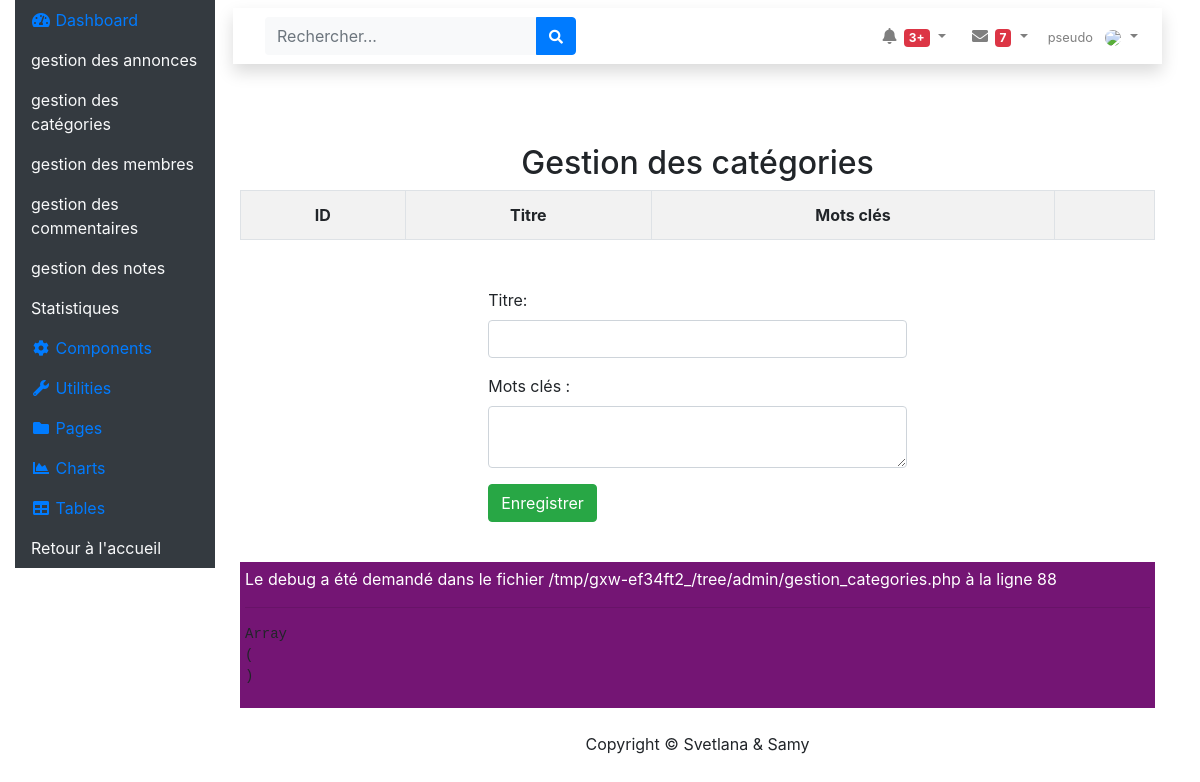
Before: /admin/gestion_categories.php with the older database file.
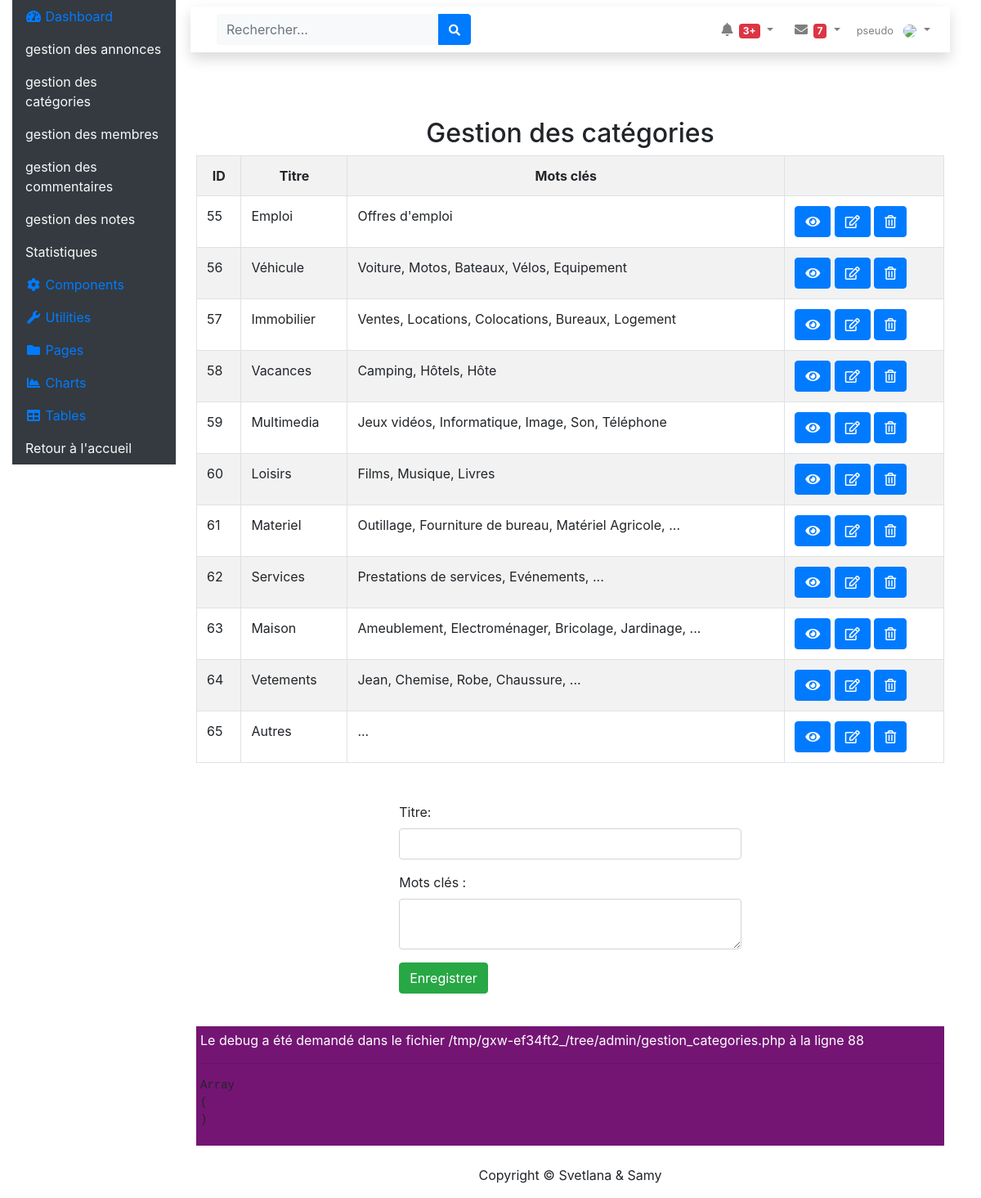
After: the same page with the newer database file.
### tables this page shows
CREATE TABLE IF NOT EXISTS `categorie` (
  `id_categorie` int(3) NOT NULL AUTO_INCREMENT,
  `titre` varchar(255) NOT NULL,
  `motcles` text NOT NULL,
  PRIMARY KEY (`id_categorie`)
);

### admin/gestion_categories.php (the view, shortened to what this page needs)
<?php
require_once __DIR__ . '/../assets/config/configurationprincipale.php';
    $query = 'SELECT * FROM categorie';
    $stmt = $pdo->query($query);
    $details = $stmt->fetchAll();
include __DIR__ . '/../assets/includes/header_admin.php';
?>
<h2 class="text-center">Gestion des catégories</h2>
        <table class="table table-bordered table-striped table-hover">
            <tr class="text-center">
                <th>ID</th>
                <th>Titre</th>
                <th>Mots clés</th>
                <th></th>
            </tr>
            <?php foreach ($details as $detail) : ?>
                <tr>
                    <td><?=$detail['id_categorie']?></td>
                    <td><?= htmlspecialchars($detail['titre']); ?></td>
                    <td><?= htmlspecialchars($detail['motcles']); ?></td>
                    <td>
                        <a class="btn btn-primary" id="btnVoir" href="fiche_categorie.php?id=<?= $detail['id_categorie'] ?>" role="button"><i class="fa fa-eye" aria-hidden="true"></i></a>
                        <a class="btn btn-primary" id="btnEdit" href="fiche_categorie.php?id=<?= $detail['id_categorie'] ?>" role="button"><i class="far fa-edit" aria-hidden="true"></i></a>
                        <a class="btn btn-primary"  id="btnSuppr" href="fiche_categorie.php?id=<?= $detail['id_categorie'] ?>" role="button"><i class="far fa-trash-alt" aria-hidden="true"></i></a>
                    </td>
                </tr>
            <?php endforeach; ?>
        </table>
        <div class="row  mt-4 p-4">
            <div class="col-md-6 offset-3">
                <form action="gestion_categories.php" method="post" >
                        <div class="form-group">
                            <label>Titre:</label>
                            <input type="text" class="form-control" name="titre" />
                        </div>
                        <div class="form-group">
                            <label>Mots clés :</label>
                            <textarea class="form-control" name="motcles" ></textarea>
                        </div>
                        <div class="form-group">
                        <input type="submit" class="btn btn-success" name="enregistrer" value="Enregistrer" />
                        </div>
                </form>
            </div>
        </div>
<?php
debug($_POST);
include __DIR__ . '/../assets/includes/footer_admin.php';
?>

### assets/includes/header_admin.php (shortened to what this page needs)
<!doctype html>
<html lang="en">
    <head>
    <link href="https://use.fontawesome.com/releases/v5.0.8/css/all.css" rel="stylesheet">
    <link rel="stylesheet" href="https://stackpath.bootstrapcdn.com/bootstrap/4.3.1/css/bootstrap.min.css">
    </head>
    <body>
<body class="container-fluid d-flex flex-column flex-lg-row ">
    <nav class="navPerso container-fluid col col-lg-2 navbar navbar-expand-lg m-0 p-0 position-fixed">
      <div class=" collapse navbar-collapse" id="navbarTogglerDemo01">
      <ul class="nav bg-dark">
            <li class="nav-item active">
                <a class="nav-link" href="index.html">
                <i class="fas fa-fw fa-tachometer-alt"></i>
                <span>Dashboard</span></a>
            </li>
            <li class="nav-item">
                <a class="nav-link text-light" href="gestion_annonces.php">gestion des annonces</a>
            </li>
            <li class="nav-item">
                <a class="nav-link text-light" href="gestion_categories.php">gestion des catégories</a>
                </li>
            <li class="nav-item">
                <a class="nav-link text-light" href="gestion_membres.php">gestion des membres</a>
                </li>
            <li class="nav-item">
                <a class="nav-link text-light" href="gestion_commentaires.php">gestion des commentaires</a>
                </li>
            <li class="nav-item">
                <a class="nav-link text-light" href="gestion_notes.php">gestion des notes</a>
            </li>
            <li class="nav-item">
                <a class="nav-link text-light" href="statistiques.php">Statistiques</a>
            </li>
            <li class="nav-item">
                <a class="nav-link collapsed" href="#" data-toggle="collapse" data-target="#collapseTwo" aria-expanded="true" aria-controls="collapseTwo">
                <i class="fas fa-fw fa-cog"></i>
                <span>Components</span>
                </a>
            </li>
            <li class="nav-item">
                <a class="nav-link collapsed" href="#" data-toggle="collapse" data-target="#collapseUtilities" aria-expanded="true" aria-controls="collapseUtilities">
                <i class="fas fa-fw fa-wrench"></i>
                <span>Utilities</span>
                </a>
            </li>
            <li class="nav-item">
                <a class="nav-link collapsed" href="#" data-toggle="collapse" data-target="#collapsePages" aria-expanded="true" aria-controls="collapsePages">
                <i class="fas fa-fw fa-folder"></i>
                <span>Pages</span>
                </a>
            </li>
            <li class="nav-item">
                <a class="nav-link" href="charts.html">
                <i class="fas fa-fw fa-chart-area"></i>
                <span>Charts</span></a>
            </li>
            <li class="nav-item">
                <a class="nav-link" href="tables.html">
                <i class="fas fa-fw fa-table"></i>
                <span>Tables</span></a>
            </li>
            <li class="nav-item">
            <a class="nav-link text-light" href="../">Retour à l'accueil</a>
            </li>
        </ul>
      </div>
    </nav>
  <div class="corps col col-lg-10 offset-2 my-lg-0 ">
    <header class="container-fluid p-2">
        <nav class="navbar navbar-expand navbar-light bg-white topbar mb-4 static-top shadow">
            <form class="d-none d-sm-inline-block form-inline mr-auto ml-md-3 my-2 my-md-0 mw-100 navbar-search">
            <div class="input-group">
                <input type="text" class="form-control bg-light border-0 small" placeholder="Rechercher..." aria-label="Recherche" aria-describedby="basic-addon2">
                <div class="input-group-append">
                <button class="btn btn-primary" type="button">
                    <i class="fas fa-search fa-sm"></i>
                </button>
                </div>
            </div>
            </form>
            <ul class="navbar-nav ml-auto">
                <li class="nav-item dropdown no-arrow mx-1">
                    <a class="nav-link dropdown-toggle" href="#" id="alertsDropdown" role="button" data-toggle="dropdown" aria-haspopup="true" aria-expanded="false">
                    <i class="fas fa-bell fa-fw"></i>
                    <span class="badge badge-danger badge-counter">3+</span>
                    </a>
                </li>
                <li class="nav-item dropdown no-arrow mx-1">
                    <a class="nav-link dropdown-toggle" href="#" id="messagesDropdown" role="button" data-toggle="dropdown" aria-haspopup="true" aria-expanded="false">
                    <i class="fas fa-envelope fa-fw"></i>
                    <span class="badge badge-danger badge-counter">7</span>
                    </a>
                </li>
                <li class="nav-item dropdown no-arrow">
                    <a class="nav-link dropdown-toggle" href="#" id="userDropdown" role="button" data-toggle="dropdown" aria-haspopup="true" aria-expanded="false">
                    <span class="mr-2 d-none d-lg-inline text-gray-600 small">pseudo</span>
                    <img class="img-profile rounded-circle" src="https://source.unsplash.com/QAB-WJcbgJk/60x60">
                    </a>
                </li>
            </ul>
        </nav>
    </header>
    <main class="container-fluid">

### assets/config/fonctions.php (shortened to what this page needs)
<?php
function debug($var){
	echo '<div style="background:#' . rand(111111, 999999) . '; color: white; padding: 5px;">';
	$trace = debug_backtrace();
	$info = array_shift($trace);
	echo 'Le debug a été demandé dans le fichier ' . $info['file'] .  ' à la ligne '. $info['line'] . '<hr/>';
	echo '<pre>';
	print_r($var);
	echo '</pre>';
	echo '</div>';
}

### assets/includes/footer_admin.php (shortened to what this page needs)
    <footer class="pt-4">
      <p class="col text-center">Copyright &copy; Svetlana & Samy</p>
    </footer>
  </body>
</html>

Changed rows visible on the page:
added categorie: id_categorie "55", titre "Emploi", motcles "Offres d'emploi"
added categorie: id_categorie "56", titre "Véhicule", motcles "Voiture, Motos, Bateaux, Vélos, Equipement"
added categorie: id_categorie "57", titre "Immobilier", motcles "Ventes, Locations, Colocations, Bureaux, Logement"
added categorie: id_categorie "58", titre "Vacances", motcles "Camping, Hôtels, Hôte"
added categorie: id_categorie "59", titre "Multimedia", motcles "Jeux vidéos, Informatique, Image, Son, Téléphone"
added categorie: id_categorie "60", titre "Loisirs", motcles "Films, Musique, Livres"
added categorie: id_categorie "61", titre "Materiel", motcles "Outillage, Fourniture de bureau, Matériel Agricole, ..."
added categorie: id_categorie "62", titre "Services", motcles "Prestations de services, Evénements, ..."
added categorie: id_categorie "63", titre "Maison", motcles "Ameublement, Electroménager, Bricolage, Jardinage, ..."
added categorie: id_categorie "64", titre "Vetements", motcles "Jean, Chemise, Robe, Chaussure, ..."
added categorie: id_categorie "65", titre "Autres", motcles "..."
